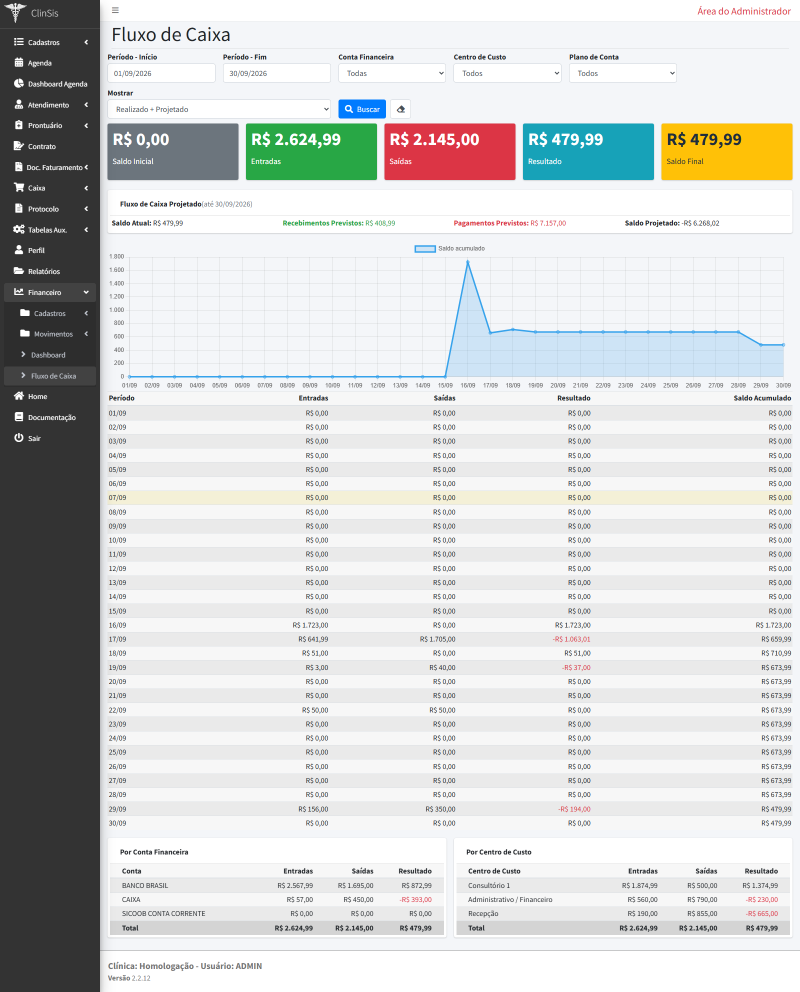
#> input picture Conta-Financeira/scripts/screenshots/21-fluxo-caixa.png, 1600 x 1983 px (shown at 1/2 size); its folder holds 8 pictures in this run
$ python recortes.py
#> lines starting #> are read from the running program, lines starting #| are printed output that depends on the picture; pictures that were not available may be replaced by others from this repository, and a replacement may not be noted
# Recortes usados só no vídeo (a partir dos prints inteiros de screenshots/)
from PIL import Image
S = 'screenshots/'
def rec(origem, destino, box):
#> called with origem = '21-fluxo-caixa.png', destino = '21v-fluxo-por-conta.png', box = (200, 1670, 1600, 1885)
    Image.open(S + origem).crop(box).save(S + destino)
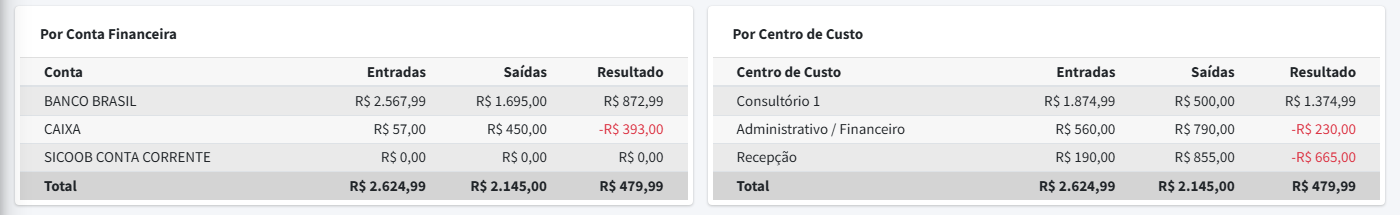
#> saved as 21v-fluxo-por-conta.png: PIL image 1400x215 RGB; mean R, G, B 233.4, 233.5, 234.1
rec('21-fluxo-caixa.png', '21v-fluxo-por-conta.png', (200, 1670, 1600, 1885))
rec('23-formas-pagamento-clinica.png', '23v-formas-pagamento-clinica.png', (200, 90, 1600, 340))
#> call 2 of rec, with origem = '23-formas-pagamento-clinica.png', destino = '23v-formas-pagamento-clinica.png', box = (200, 90, 1600, 340)
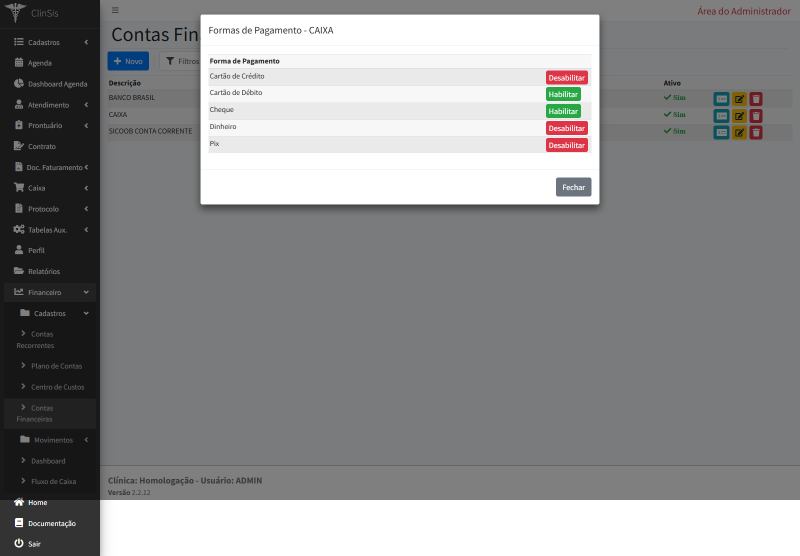
#> input picture Conta-Financeira/scripts/screenshots/02-formas-pagamento-antes.png, 1600 x 1111 px, given in place of 23-formas-pagamento-clinica.png, which was not available (shown at 1/2 size)
#> in rec (call 2), `Image.open(S + origem).crop(box).save(S + destino)`:
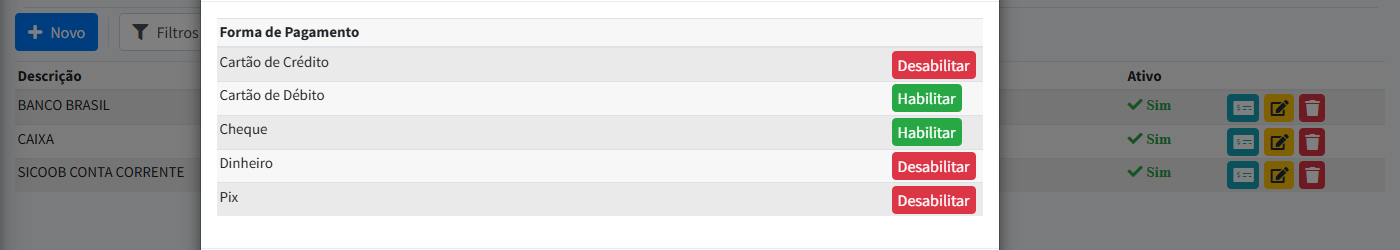
#> saved as 23v-formas-pagamento-clinica.png: PIL image 1400x250 RGB; mean R, G, B 184.7, 183.7, 183.4
rec('24-parametro-conta-financeira-checkin.png', '24v-parametro-checkin.png', (200, 90, 1600, 420))
#> call 3 of rec, with destino = '24v-parametro-checkin.png', box = (200, 90, 1600, 420)
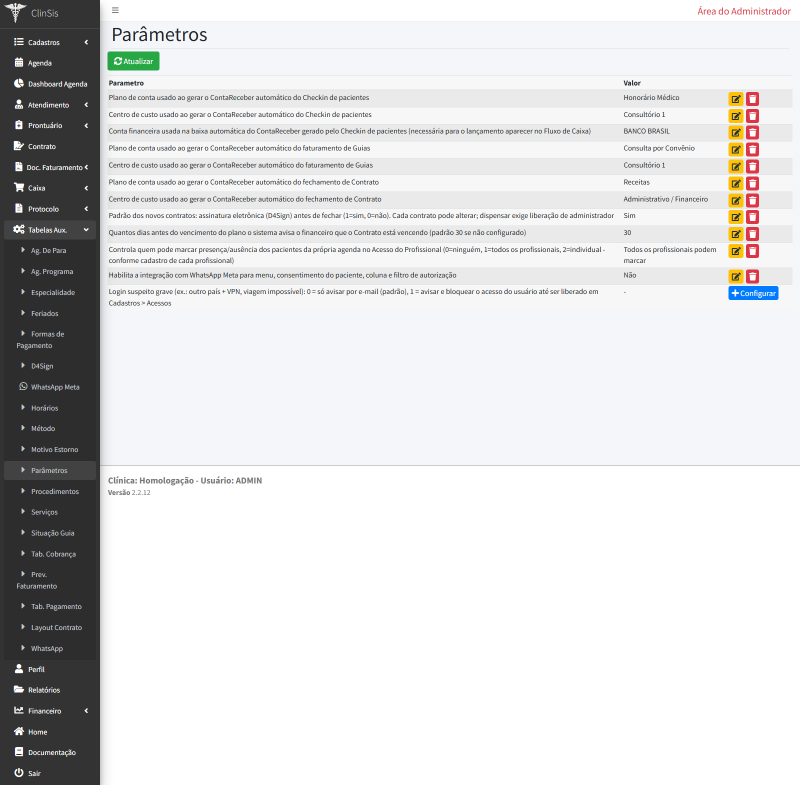
#> input picture Conta-Financeira/scripts/screenshots/24-parametro-conta-financeira-checkin.png, 1600 x 1570 px (shown at 1/2 size)
#> in rec (call 3), `Image.open(S + origem).crop(box).save(S + destino)`:
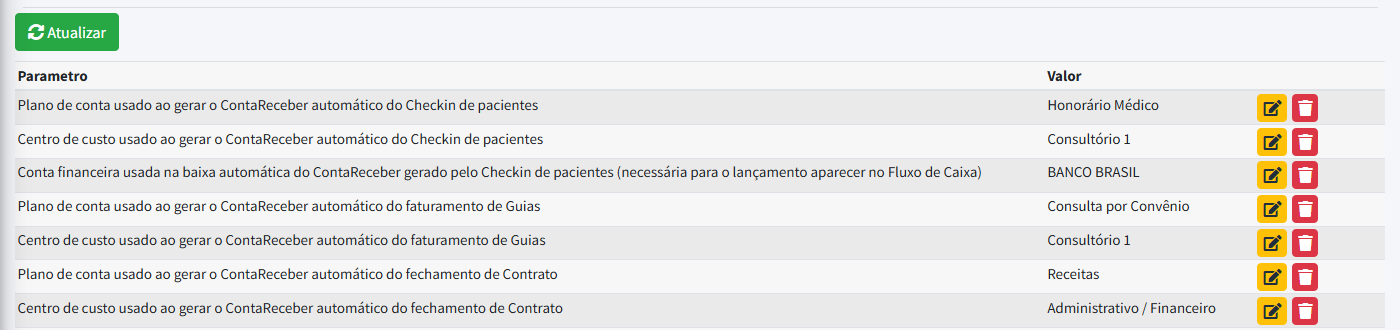
#> saved as 24v-parametro-checkin.png: PIL image 1400x330 RGB; mean R, G, B 232.4, 232, 230.3
